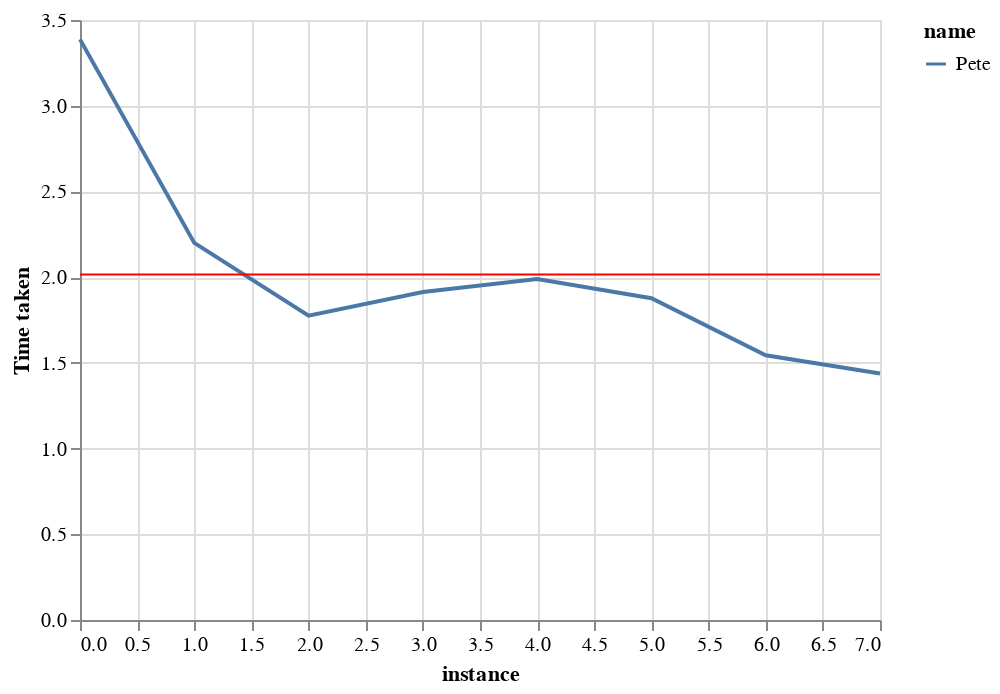

This figure's notebook cell:
### Code cell
chart = alt.Chart(df).mark_line().encode(
    x = alt.X('index:Q', axis = alt.Axis(title="instance")),
    y = alt.Y('time:Q', axis = alt.Axis(title="Time taken")),
    color = alt.Color('name')
    ## Add a label for the worker and/or the task
)

rule = alt.Chart(df).mark_rule(color='red').encode(
    y='mean(time):Q'
)

chart + rule

### Figure 1 — Vega-Lite specification as saved in the notebook (floating-point values rounded to 4 significant figures)
{"config": {"view": {"continuousWidth": 400, "continuousHeight": 300}}, "layer": [{"mark": "line", "encoding": {"color": {"type": "nominal", "field": "name"}, "x": {"type": "quantitative", "axis": {"title": "instance"}, "field": "index"}, "y": {"type": "quantitative", "axis": {"title": "Time taken"}, "field": "time"}}}, {"mark": {"type": "rule", "color": "red"}, "encoding": {"y": {"type": "quantitative", "aggregate": "mean", "field": "time"}}}], "data": {"name": "data-28031c20e2d4852ebc5c195418e85001"}, "$schema": "https://vega.github.io/schema/vega-lite/v4.8.1.json", "datasets": {"data-28031c20e2d4852ebc5c195418e85001": [{"index": 0, "time": 3.387, "name": "Pete", "task": "Step1", "mean": 2.016}, {"index": 1, "time": 2.199, "name": "Pete", "task": "Step1", "mean": 2.016}, {"index": 2, "time": 1.776, "name": "Pete", "task": "Step1", "mean": 2.016}, {"index": 3, "time": 1.913, "name": "Pete", "task": "Step1", "mean": 2.016}, {"index": 4, "time": 1.99, "name": "Pete", "task": "Step1", "mean": 2.016}, {"index": 5, "time": 1.877, "name": "Pete", "task": "Step1", "mean": 2.016}, {"index": 6, "time": 1.544, "name": "Pete", "task": "Step1", "mean": 2.016}, {"index": 7, "time": 1.438, "name": "Pete", "task": "Step1", "mean": 2.016}]}}
